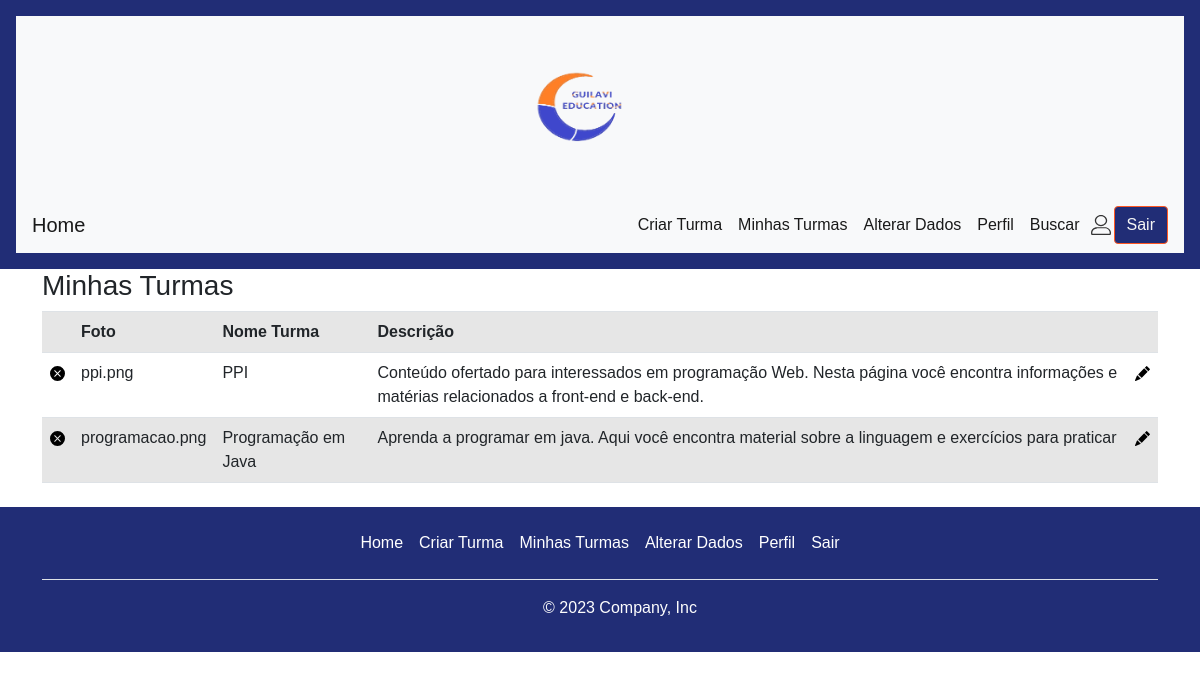
The page /php/minhasTurmas.php (signed in) on the database its author committed.
### tables this page shows
CREATE TABLE `foto` (
  `id_turma` int(11) NOT NULL,
  `nomeArqFoto` varchar(50) DEFAULT NULL
);

CREATE TABLE `turmas` (
  `id` int(11) NOT NULL,
  `nome_turma` varchar(50) DEFAULT NULL,
  `descricao` varchar(350) DEFAULT NULL,
  `id_usuario` int(11) NOT NULL
);

### php/conexao.php (called while the page is built, shortened)
<?php
class Conexao {
    public $conexao;
    function __construct() {
        if (!isset($this->conexao)) {
            try {
                $this->conexao = new PDO('mysql:host=localhost;dbname=guilavi', 'root', '');
            } catch (PDOException $e) {
                echo 'Error: ' . $e->getMessage();
            }
        }
    }
}
?>

### php/minhasTurmas.php (the view, shortened to what this page needs)
<?php
$email = $_SESSION['email'];
require "conexao.php";
$conn = new Conexao();
try {
  $sql = "SELECT turmas.id, turmas.nome_turma, turmas.descricao, foto.nomeArqFoto
  FROM turmas, foto, usuarios
  WHERE
  usuarios.email = '$email'
  AND usuarios.id = turmas.id_usuario
  AND turmas.id = foto.id_turma";
  $stmt = $conn->conexao->query($sql);
}
catch (Exception $e) {
  exit('Ocorreu uma falha: ' . $e->getMessage());
}
?>
<!DOCTYPE html>
<html lang="pt-br">
<head>
    <link rel="stylesheet" href="../css/style.css">
    <link rel='stylesheet' href='../css/bootstrap.min.css'>
    <link rel='stylesheet' href='https://cdnjs.cloudflare.com/ajax/libs/font-awesome/5.10.0/css/all.min.css'>
    <link rel="stylesheet" href="../css/bootstrap-4.3.1.min.css">
    <link href="../css/bootstrap.min.css" rel="stylesheet"
>
</head>
<body>
<header id="menu" class="p-3 text-bg-dark">
        <nav class="navbar navbar-light bg-light justify-content-center">
          <a class="navbar-brand" href="#">
            <img src="../img/logo.png" class="d-inline-block align-top"
              alt="">
          </a>
        </nav>
        <nav class="navbar navbar-expand-lg navbar-light bg-light" id="login_nav">
          <a class="navbar-brand" href="./area_professor.php" id="home">Home</a>
          <div class="collapse navbar-collapse justify-content-end" id="navbarNavAltMarkup">
            <div class="navbar-nav">
              <a class="nav-item nav-link active" href="criarTurma.php">Criar Turma<span class="sr-only">(current)</span></a>
              <a class="nav-item nav-link active" href="minhasTurmas.php">Minhas Turmas<span class="sr-only">(current)</span></a>
              <a class="nav-item nav-link active" href="./altera_dados.php">Alterar Dados<span class="sr-only">(current)</span></a>
              <a class="nav-item nav-link active" href="./perfilProfessor.php">Perfil<span class="sr-only">(current)</span></a>
              <a class="nav-item nav-link active" href="./itensCadastro.php">Buscar<span class="sr-only">(current)</span></a>
              <form class="form-inline my-2 my-lg-0 login-botao" method="GET" action="">
                <img class="login-img" src="../img/icons/unlogged-icon.svg" alt="">
                <a href="area_aluno.php?sair=true" class="btn btn-outline-danger my-2 my-sm-0">Sair</a>
              </form>
            </div>
          </div>
        </nav>
</header>
<main>
    <div class="container">
        <h3>Minhas Turmas</h3>
        <table class="table table-striped table-hover">
      <tr>
        <th></th>
        <th>Foto</th>
        <th>Nome Turma</th>
        <th>Descrição</th>
        <th></th>
      </tr>
      <?php
      while ($row = $stmt->fetch()) {
        $id = $row['id'];
        $nome = htmlspecialchars($row['nome_turma']);
        $descricao = htmlspecialchars($row['descricao']);
        $nomeArqFoto = htmlspecialchars($row['nomeArqFoto']);
        echo <<<HTML
          <tr>
          <td>
              <a href="exclui_turma.php?id=$id">
                <img src="../img/icons/delete.svg" width="15" height="15">
              </a>
            </td>
            <td>$nomeArqFoto</td>
            <td>$nome</td>
            <td>$descricao</td>
            <td>
              <a href="edita_turma.php?id=$id">
                <img src="../img/icons/editar.svg" width="15" height="15">
              </a>
            </td>
          </tr>
        HTML;
      }
      ?>
    </table>
  </div>
        </main>
        <footer class="footer">
        <div class="container">
            <div class="py-3 my-4">
                <ul class="nav justify-content-center border-bottom pb-3 mb-3">
                    <li class="nav-item"><a href="#" class="nav-link px-2 text-body-secondary">Home</a></li>
                    <li class="nav-item"><a href="./criarTurma.php" class="nav-link px-2 text-body-secondary">Criar Turma</a></li>
                    <li class="nav-item"><a href="./minhasTurmas.php" class="nav-link px-2 text-body-secondary">Minhas Turmas</a></li>
                    <li class="nav-item"><a href="./altera_dados.php" class="nav-link px-2 text-body-secondary">Alterar Dados</a></li>
                    <li class="nav-item"><a href="./perfilProfessor.php" class="nav-link px-2 text-body-secondary">Perfil</a></li>
                    <li class="nav-item"><a href="#" class="nav-link px-2 text-body-secondary">Sair</a></li>
                </ul>
                <p class="text-center text-body-secondary">© 2023 Company, Inc</p>
            </div>
        </div>
    </footer>
</body>
</html>

### css/style.css (style rules this page uses)
* { font-family: "Gill Sans", sans-serif; }
.footer { bottom: 0 !important; left: 0 !important; background-color: #212D76 !important; color: rgb(253, 253, 253); width: 100% !important; }
.nav-item a { color: rgb(255, 255, 255); }
#menu { background-color: #212D76 !important; }
#login_nav { padding: 8px 16px; }
p { text-indent: 40px; }
.navbar-brand img { text-align: center; height: 155px; width: 310px; }
.login-img { padding: 3px; }
.login-botao a { color: rgb(245, 245, 245); border-color: #ff5722; background-color: #212D76; }

### rows shown on the page
foto: nomeArqFoto "ppi.png", id_turma.nome_turma "PPI", id_turma.descricao "Conteúdo ofertado para interessados em programação Web. Nesta página você encontra informações e matérias relacionados a front-end e back-end."
foto: nomeArqFoto "programacao.png", id_turma.nome_turma "Programação em Java", id_turma.descricao "Aprenda a programar em java. Aqui você encontra material sobre a linguagem e exercícios para praticar"
